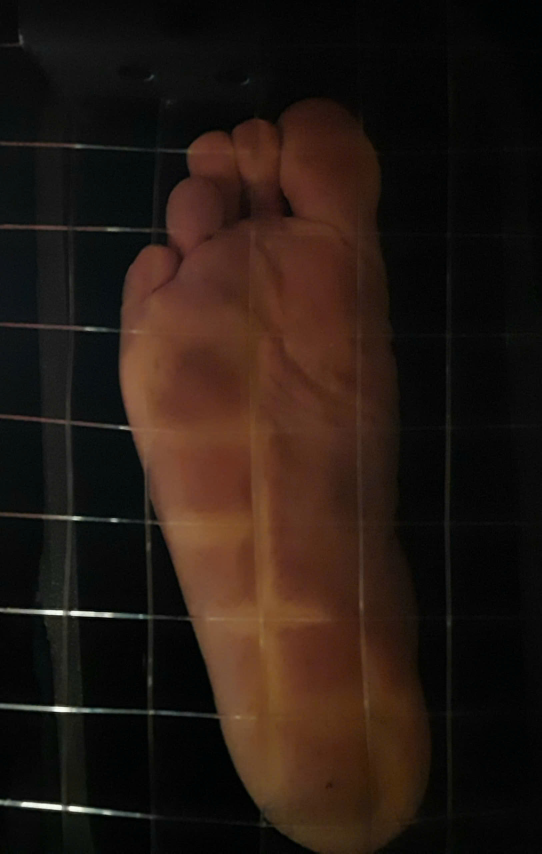
#> input picture tests/images/e2bbe41183cb3a9563da.jpg, 1625 x 2560 px, found by its file name (shown at 1/3 size)
$ python foot_keypoints.py
#> lines starting #> are read from the running program, lines starting #| are printed output that depends on the picture; after the words box and inside, x2 and y2 are one past the last pixel; in counts of white or black regions, pixels touching at a corner belong together
import cv2
import numpy as np

# Load the image
image = cv2.imread('/home/thanthien/Coding/bmd-v3.5/tests/images/e2bbe41183cb3a9563da.jpg')
#> image is the input picture: shape (2560, 1625, 3); mean B, G, R 18.6, 25.1, 36.9

# Step 1: Preprocessing
# Convert the image to grayscale
gray = cv2.cvtColor(image, cv2.COLOR_BGR2GRAY)
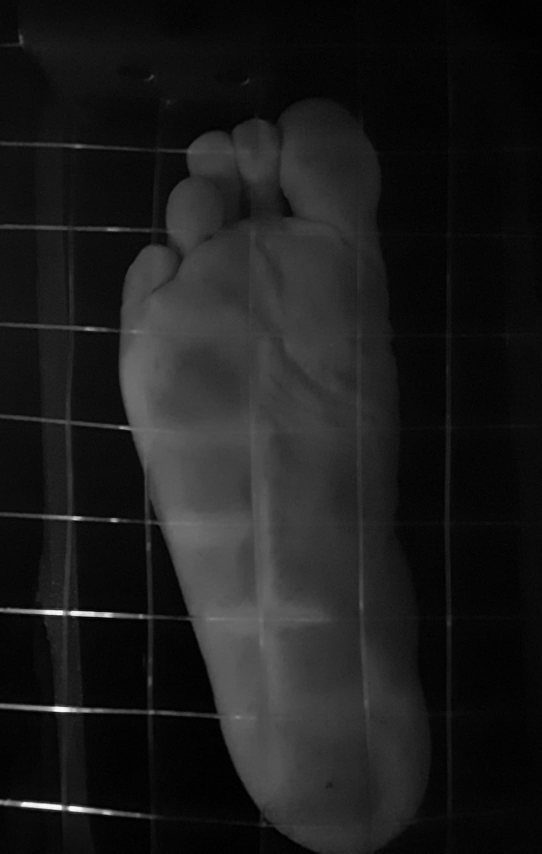
#> gray: shape (2560, 1625) (shown at 1/3 size); min 0, max 254, mean 27.9

# Apply Gaussian blur to smooth the image
blurred = cv2.GaussianBlur(gray, (5, 5), 0)

# Apply binary thresholding to create a binary image
_, thresh = cv2.threshold(blurred, 150, 255, cv2.THRESH_BINARY_INV)
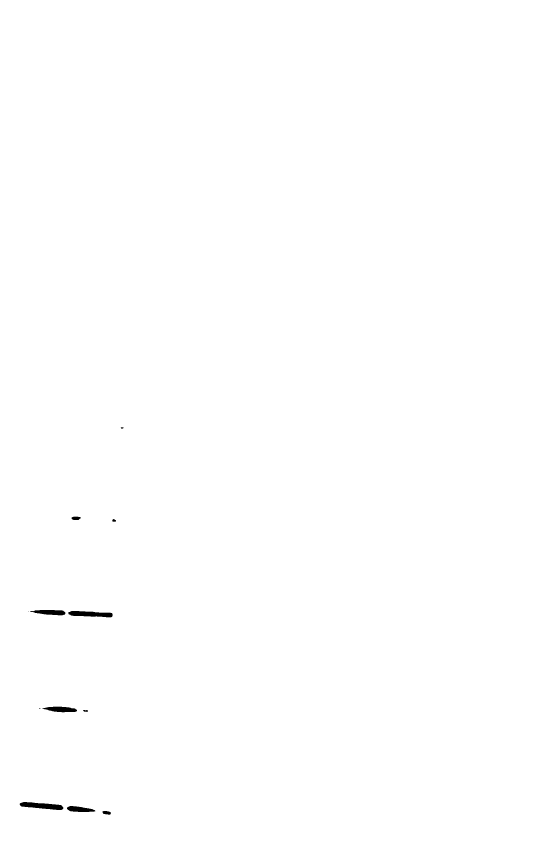
#> thresh: shape (2560, 1625) (shown at 1/3 size); 99.8% white; 12 black regions (2 under 20 px), largest, box (x1, y1, x2, y2) and area: (59, 2406, 190, 2430) 1901, (205, 1833, 338, 1852) 1777, (127, 2120, 231, 2137) 1224

# Step 2: Find the largest contour (which should be the foot)
contours, _ = cv2.findContours(thresh, cv2.RETR_EXTERNAL, cv2.CHAIN_APPROX_SIMPLE)
#> contours = [[[0, 0], [0, 2559], [1624, 2559], [1624, 0]]]
largest_contour = max(contours, key=cv2.contourArea)
#> largest_contour = [[0, 0], [0, 2559], [1624, 2559], [1624, 0]]

# Step 3: Draw the largest contour on the original image
cv2.drawContours(image, [largest_contour], -1, (0, 255, 0), 2)

# Step 4: Calculate key points (you can modify this to detect specific points)
x, y, w, h = cv2.boundingRect(largest_contour)
#> x = 0; y = 0; w = 1625; h = 2560

# For simplicity, let's mark a few key points: heel, toes, center
heel = (x + w // 2, y + h)
#> heel = (812, 2560)
cv2.circle(image, heel, 5, (0, 0, 255), -1)

toes = (x + w // 2, y)
#> toes = (812, 0)
cv2.circle(image, toes, 5, (255, 0, 0), -1)

center = (x + w // 2, y + h // 2)
#> center = (812, 1280)
cv2.circle(image, center, 5, (0, 255, 0), -1)

# Resize the image to fit in a smaller window
# For example, resizing the image to 400x400 pixels
resized_image = cv2.resize(image, (400, 400))
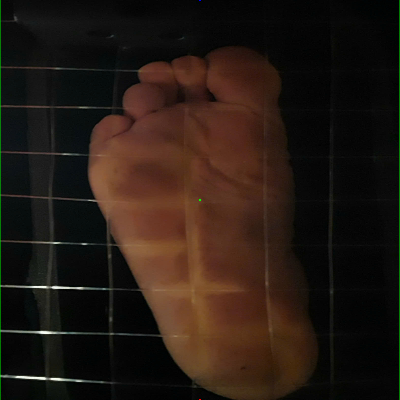
#> resized_image: shape (400, 400, 3); mean B, G, R 18.5, 25.6, 36.9
resized_thresh = cv2.resize(thresh, (400, 400))
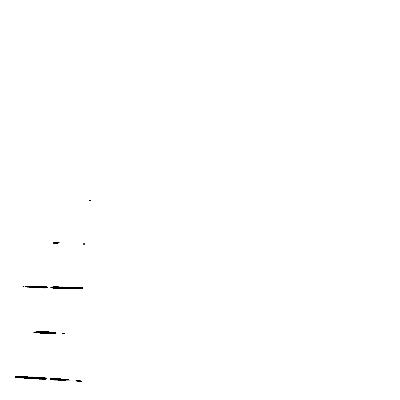
#> resized_thresh: shape (400, 400); min 0, max 255, mean 254.5

# Step 5: Create a fixed window and display the results
cv2.namedWindow('Resized Original Image', cv2.WINDOW_NORMAL)
cv2.namedWindow('Resized Threshold Image', cv2.WINDOW_NORMAL)

# Resize the window to a fixed size, for example, 500x500 pixels
cv2.resizeWindow('Resized Original Image', 500, 500)
cv2.resizeWindow('Resized Threshold Image', 500, 500)

# Show the resized images
cv2.imshow('Resized Original Image', resized_image)
cv2.imshow('Resized Threshold Image', resized_thresh)

while True:
    # Wait for a key press for 1 millisecond
    key = cv2.waitKey(1) & 0xFF
#> (key q is pressed here)

    # If the 'q' key is pressed, break the loop
    if key == ord('q'):
        print("Exiting the program...")
        break

    # If the 'ESC' key is pressed, break the loop (ESC key has the value 27)
    if key == 27:
        print("Exiting the program with ESC...")
        break

# Clean up: close all windows
cv2.destroyAllWindows()
